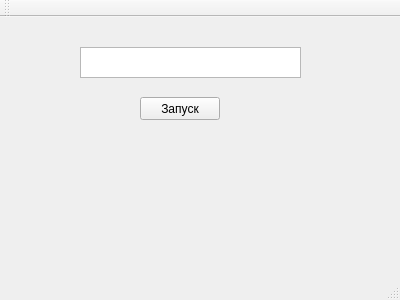
<?xml version="1.0" encoding="UTF-8"?>
<ui version="4.0">
 <class>MainWindow</class>
 <widget class="QMainWindow" name="MainWindow">
  <property name="geometry">
   <rect>
    <x>0</x>
    <y>0</y>
    <width>400</width>
    <height>300</height>
   </rect>
  </property>
  <property name="windowTitle">
   <string>MainWindow</string>
  </property>
  <widget class="QWidget" name="centralWidget">
   <widget class="QTextEdit" name="textEdit">
    <property name="geometry">
     <rect>
      <x>80</x>
      <y>30</y>
      <width>221</width>
      <height>31</height>
     </rect>
    </property>
   </widget>
   <widget class="QPushButton" name="pushButton">
    <property name="geometry">
     <rect>
      <x>140</x>
      <y>80</y>
      <width>80</width>
      <height>23</height>
     </rect>
    </property>
    <property name="text">
     <string>Запуск</string>
    </property>
   </widget>
  </widget>
  <widget class="QMenuBar" name="menuBar">
   <property name="geometry">
    <rect>
     <x>0</x>
     <y>0</y>
     <width>400</width>
     <height>20</height>
    </rect>
   </property>
  </widget>
  <widget class="QToolBar" name="mainToolBar">
   <attribute name="toolBarArea">
    <enum>TopToolBarArea</enum>
   </attribute>
   <attribute name="toolBarBreak">
    <bool>false</bool>
   </attribute>
  </widget>
  <widget class="QStatusBar" name="statusBar"/>
 </widget>
 <layoutdefault spacing="6" margin="11"/>
 <resources/>
 <connections/>
</ui>
